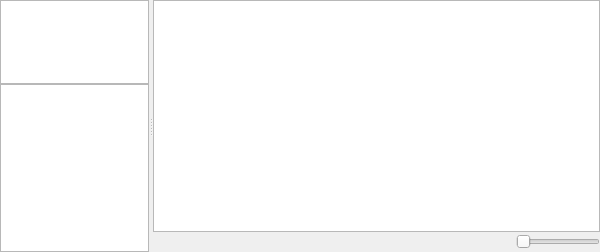
<?xml version="1.0" encoding="UTF-8"?>
<ui version="4.0">
 <class>ProjectView</class>
 <widget class="QWidget" name="ProjectView">
  <property name="geometry">
   <rect>
    <x>0</x>
    <y>0</y>
    <width>600</width>
    <height>252</height>
   </rect>
  </property>
  <property name="windowTitle">
   <string>Form</string>
  </property>
  <layout class="QHBoxLayout" name="horizontalLayout">
   <property name="leftMargin">
    <number>0</number>
   </property>
   <property name="topMargin">
    <number>0</number>
   </property>
   <property name="rightMargin">
    <number>0</number>
   </property>
   <property name="bottomMargin">
    <number>0</number>
   </property>
   <item>
    <widget class="QSplitter" name="splitter">
     <property name="orientation">
      <enum>Qt::Horizontal</enum>
     </property>
     <widget class="QWidget" name="leftWidget" native="true">
      <property name="sizePolicy">
       <sizepolicy hsizetype="Minimum" vsizetype="Preferred">
        <horstretch>1</horstretch>
        <verstretch>0</verstretch>
       </sizepolicy>
      </property>
      <property name="minimumSize">
       <size>
        <width>100</width>
        <height>0</height>
       </size>
      </property>
      <layout class="QVBoxLayout" name="verticalLayout" stretch="1,2">
       <property name="spacing">
        <number>0</number>
       </property>
       <property name="leftMargin">
        <number>0</number>
       </property>
       <property name="topMargin">
        <number>0</number>
       </property>
       <property name="rightMargin">
        <number>0</number>
       </property>
       <property name="bottomMargin">
        <number>0</number>
       </property>
       <item>
        <widget class="QTreeView" name="resourcesTreeView">
         <attribute name="headerVisible">
          <bool>false</bool>
         </attribute>
        </widget>
       </item>
       <item>
        <widget class="QTreeView" name="dirTreeView">
         <attribute name="headerVisible">
          <bool>false</bool>
         </attribute>
        </widget>
       </item>
      </layout>
     </widget>
     <widget class="QWidget" name="rightWidget" native="true">
      <property name="sizePolicy">
       <sizepolicy hsizetype="Preferred" vsizetype="Preferred">
        <horstretch>3</horstretch>
        <verstretch>0</verstretch>
       </sizepolicy>
      </property>
      <property name="minimumSize">
       <size>
        <width>100</width>
        <height>100</height>
       </size>
      </property>
      <layout class="QVBoxLayout" name="verticalLayout_2">
       <property name="spacing">
        <number>0</number>
       </property>
       <property name="leftMargin">
        <number>0</number>
       </property>
       <property name="topMargin">
        <number>0</number>
       </property>
       <property name="rightMargin">
        <number>0</number>
       </property>
       <property name="bottomMargin">
        <number>0</number>
       </property>
       <item>
        <layout class="QHBoxLayout" name="rightTopLayout">
         <property name="spacing">
          <number>0</number>
         </property>
        </layout>
       </item>
       <item>
        <widget class="ProjectListView" name="listView">
         <property name="editTriggers">
          <set>QAbstractItemView::EditKeyPressed</set>
         </property>
        </widget>
       </item>
       <item>
        <layout class="QHBoxLayout" name="rightBottomLayout">
         <item>
          <widget class="QLabel" name="fileNameLabel">
           <property name="text">
            <string/>
           </property>
          </widget>
         </item>
         <item>
          <spacer name="horizontalSpacer">
           <property name="orientation">
            <enum>Qt::Horizontal</enum>
           </property>
           <property name="sizeHint" stdset="0">
            <size>
             <width>40</width>
             <height>20</height>
            </size>
           </property>
          </spacer>
         </item>
         <item>
          <widget class="QSlider" name="iconSizeSlider">
           <property name="sizePolicy">
            <sizepolicy hsizetype="Fixed" vsizetype="Fixed">
             <horstretch>0</horstretch>
             <verstretch>0</verstretch>
            </sizepolicy>
           </property>
           <property name="maximum">
            <number>16</number>
           </property>
           <property name="orientation">
            <enum>Qt::Horizontal</enum>
           </property>
          </widget>
         </item>
        </layout>
       </item>
      </layout>
     </widget>
    </widget>
   </item>
  </layout>
 </widget>
 <customwidgets>
  <customwidget>
   <class>ProjectListView</class>
   <extends>QListView</extends>
   <header>UI/ProjectListView.hpp</header>
  </customwidget>
 </customwidgets>
 <resources/>
 <connections/>
</ui>
